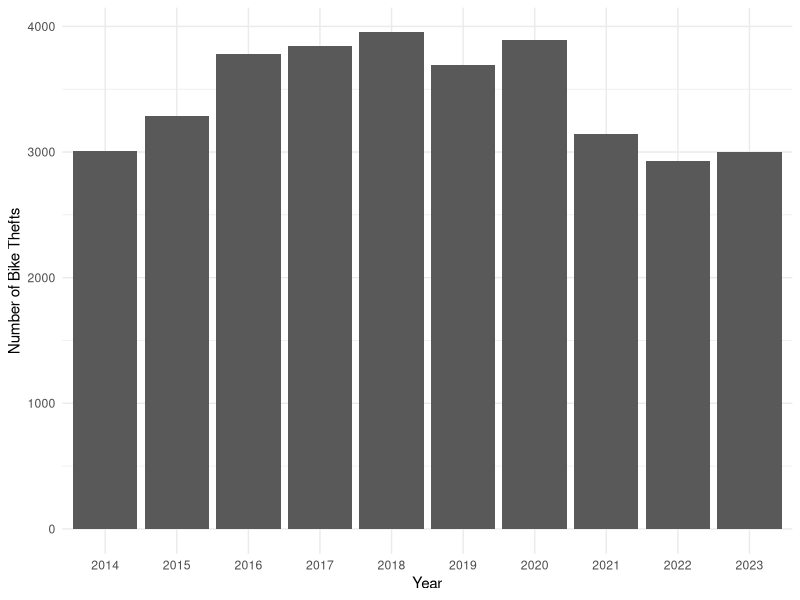
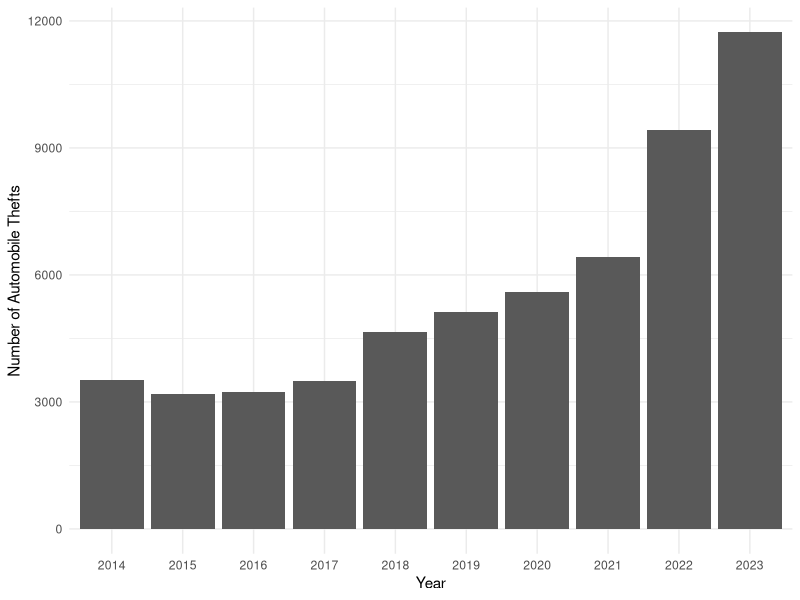
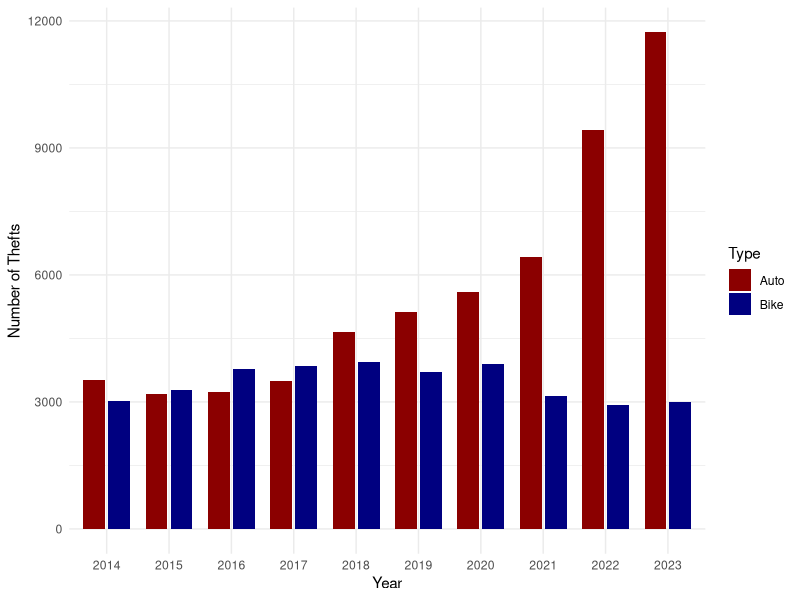

The R script that drew these images, in order:
## ---- chunk 1
#| include: false
#| warning: false
#| message: false

library(tidyverse)
library(dplyr)
library(here)
library(ggplot2)

# Acquiring the cleaned theft data from cleaned_data.csv
theft_data <-
  read.csv(
    file=here("outputs/data/cleaned_data.csv")
  )

# Getting the total number of bikes theft each year and renaming columns to just years
total_bike_thefts <- 
  theft_data %>%
  select(starts_with("BIKETHEFT")) %>%
  slice(n()) %>%
  rename_with(~sub("BIKETHEFT_", "", .), starts_with("BIKETHEFT_"))

# Getting the total number of automobiles theft each year and renaming the columns to just years
total_auto_thefts <- 
  theft_data %>%
  select(starts_with("AUTOTHEFT")) %>%
  slice(n()) %>%
  rename_with(~sub("AUTOTHEFT_", "", .), starts_with("AUTOTHEFT_"))
## ---- chunk 2
#| label: figure-1

# total bikes theft graphed
total_bike_thefts %>%
  gather(key = "Year", value = "BikeThefts", colnames(total_bike_thefts)) %>%
  ggplot(aes(x = Year, y = BikeThefts)) +
  geom_col() +
  theme_minimal() +
  labs(x = "Year", y = "Number of Bike Thefts")
## ---- chunk 3
#| label: figure-2

# total automobiles theft graphed
total_auto_thefts %>%
  gather(key = "Year", value = "AutoThefts", colnames(total_auto_thefts)) %>%
  ggplot(aes(x = Year, y = AutoThefts)) +
  geom_col() +
  theme_minimal() +
  labs(x = "Year", y = "Number of Automobile Thefts")
## ---- chunk 4
#| label: figure-3

# Combine both data frames
combined_data <- bind_rows(
  mutate(total_bike_thefts, Type = "Bike"),
  mutate(total_auto_thefts, Type = "Auto")
)

# Create a side-by-side bar plot
combined_data %>%
  gather(key = "Year", value = "Thefts", -Type) %>%
  ggplot(aes(x = Year, y = Thefts, fill = Type)) +
  geom_col(position = position_dodge(width = 0.8), width = 0.7) +
  theme_minimal() +
  labs(x = "Year", y = "Number of Thefts") +
  scale_fill_manual(values = c("Bike" = "navy", "Auto" = "dark red"))  # Customize fill colors
